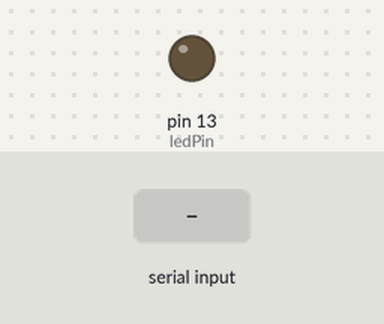
The sketch below on a simulated Arduino Nano, built with avr-gcc and run on an emulated ATmega328P. On the bench: output pins drawn as LEDs (lit = HIGH). The inputs (shaded band) are chosen by the test bench.

Above: at 1.2 s.
1.3 s: "1" received over Serial
At 2.4 s:
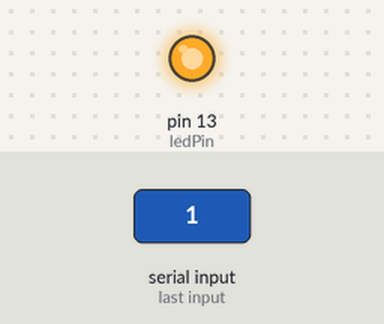
2.8 s: "0" received over Serial
At 3.5 s:
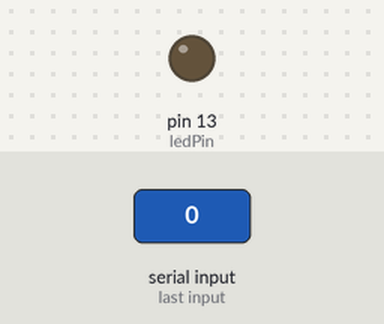
Timing chart, 0 to 5.8 s (numbered marks = the images above; inputs shaded):
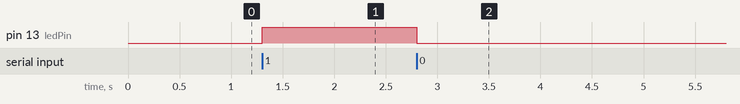

Measured:
- after the input at 1.3 s, pin 13 (ledPin): LOW → HIGH at once
- after the input at 2.8 s, pin 13 (ledPin): HIGH → LOW at once

The sketch:

unlocking_arduino_code.ino
```cpp
// Arduino Nano Code for LED Simulation via Serial
const int ledPin = LED_BUILTIN; // Built-in LED on pin 13

void setup() {
  pinMode(ledPin, OUTPUT);    // Set the LED pin as output
  Serial.begin(9600);         // Initialize serial communication at 9600 baud
}

void loop() {
  if (Serial.available() > 0) { // Check if data is available on the serial port
    char command = Serial.read(); // Read the incoming byte
    if (command == '1') {
      digitalWrite(ledPin, HIGH); // Turn LED ON for Access Granted
    } else if (command == '0') {
      digitalWrite(ledPin, LOW);  // Turn LED OFF for Access Denied
    }
  }
}
```
